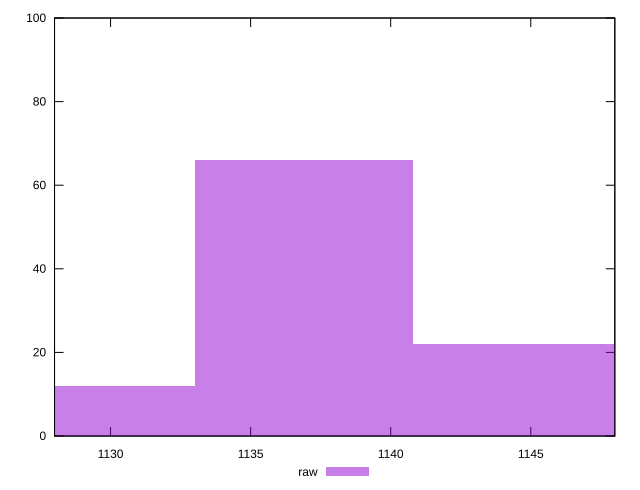

Write gnuplot code to recreate this figure.
reset

$raw <<EOF
1144.6898917630456 22
1136.9028856966304 66
1129.1158796302152 12
EOF

set key outside below
set boxwidth 7.787006066415277
set xrange [1128:1148]
set yrange [0:100]
set trange [0:100]
set style fill transparent solid 0.5 noborder
set terminal svg size 640, 490 enhanced background rgb 'white'
set output "reports/report_00030_2021-02-24T20-42-31.540Z/uses-rel-preload/samples/agenda/raw/histogram.svg"

plot $raw title "raw" with boxes

reset
